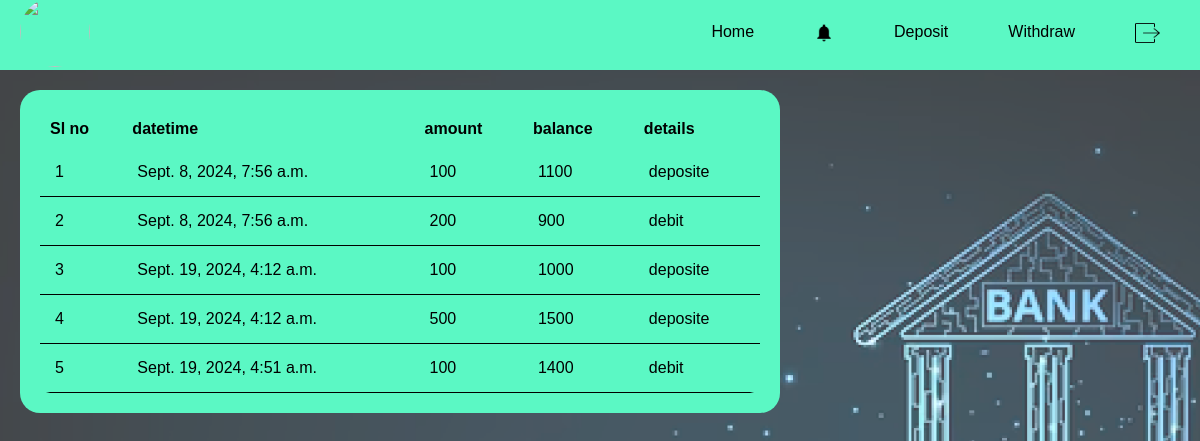
Screenshot of /history (signed in) with the database file from the repository.
### app/models.py (models this page shows)
class Transaction(models.Model):
    transaction_id=models.ForeignKey(CustomUser,on_delete=models.CASCADE)
    datetime=models.DateTimeField(auto_now_add=True)
    details=models.CharField(max_length=100)
    amount=models.IntegerField()
    balance=models.IntegerField()

### app/views.py (the view)
# urls.py: path('history',views.history,name='history'),
def history(request):
    data=CustomUser.objects.get(id=request.user.id)
    user=Transaction.objects.filter(transaction_id=data)
    return render(request,'history.html',{'user':user})

### templates/history.html (shortened to what this page needs)
{% extends 'userhome.html' %}
{% load static %}
{% block content %}
<div class="main3">
     <table>
          <tr>
              <th>Sl no</th>
              <th>datetime</th>
              <th>amount</th>
              <th>balance</th>
              <th>details</th>
          </tr>
          {% for i in user %}
          <tr>
              <td>{{forloop.counter}}</td>
              <td>{{i.datetime}}</td>
              <td>{{i.amount}}</td>
              <td>{{i.balance}}</td>
              <td>{{i.details}}</td>
          </tr>
          {% endfor %}
      </table>
</div>
    {% endblock %}

### rows the page displays
Transaction: datetime "Sept. 8, 2024, 7:56 a.m.", amount "100", balance "1100", details "deposite"
Transaction: datetime "Sept. 8, 2024, 7:56 a.m.", amount "200", balance "900", details "debit"
Transaction: datetime "Sept. 19, 2024, 4:12 a.m.", amount "100", balance "1000", details "deposite"
Transaction: datetime "Sept. 19, 2024, 4:12 a.m.", amount "500", balance "1500", details "deposite"
Transaction: datetime "Sept. 19, 2024, 4:51 a.m.", amount "100", balance "1400", details "debit"
